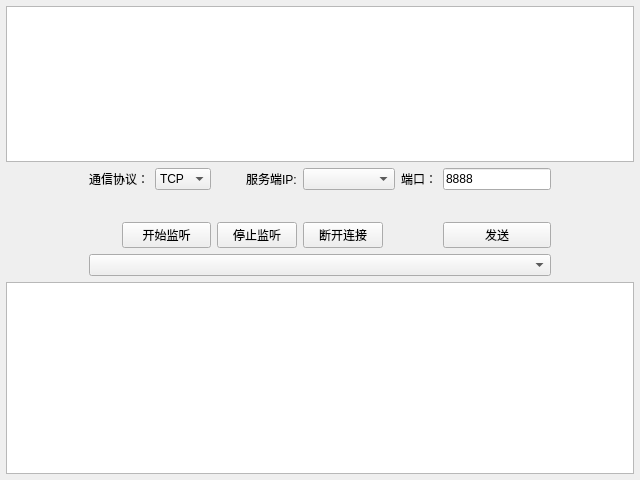
<?xml version="1.0" encoding="UTF-8"?>
<ui version="4.0">
 <class>WidgetTCPAssistantServer</class>
 <widget class="QWidget" name="WidgetTCPAssistantServer">
  <property name="geometry">
   <rect>
    <x>0</x>
    <y>0</y>
    <width>640</width>
    <height>480</height>
   </rect>
  </property>
  <property name="windowTitle">
   <string>网络调试助手-服务端  (Ithaca weili_yzzcq@163.com)</string>
  </property>
  <layout class="QGridLayout" name="gridLayout" rowstretch="6,1,1,1,1,0">
   <property name="leftMargin">
    <number>6</number>
   </property>
   <property name="topMargin">
    <number>6</number>
   </property>
   <property name="rightMargin">
    <number>6</number>
   </property>
   <property name="bottomMargin">
    <number>6</number>
   </property>
   <property name="spacing">
    <number>6</number>
   </property>
   <item row="1" column="0">
    <spacer name="horizontalSpacer">
     <property name="orientation">
      <enum>Qt::Horizontal</enum>
     </property>
     <property name="sizeHint" stdset="0">
      <size>
       <width>17</width>
       <height>20</height>
      </size>
     </property>
    </spacer>
   </item>
   <item row="1" column="10">
    <spacer name="horizontalSpacer_2">
     <property name="orientation">
      <enum>Qt::Horizontal</enum>
     </property>
     <property name="sizeHint" stdset="0">
      <size>
       <width>17</width>
       <height>20</height>
      </size>
     </property>
    </spacer>
   </item>
   <item row="3" column="7" colspan="2">
    <spacer name="horizontalSpacer_4">
     <property name="orientation">
      <enum>Qt::Horizontal</enum>
     </property>
     <property name="sizeHint" stdset="0">
      <size>
       <width>48</width>
       <height>20</height>
      </size>
     </property>
    </spacer>
   </item>
   <item row="0" column="0" colspan="11">
    <widget class="QTextEdit" name="textEdit_recv"/>
   </item>
   <item row="1" column="8">
    <widget class="QLabel" name="label_3">
     <property name="text">
      <string>端口：</string>
     </property>
    </widget>
   </item>
   <item row="3" column="0" colspan="2">
    <spacer name="horizontalSpacer_3">
     <property name="orientation">
      <enum>Qt::Horizontal</enum>
     </property>
     <property name="sizeHint" stdset="0">
      <size>
       <width>58</width>
       <height>20</height>
      </size>
     </property>
    </spacer>
   </item>
   <item row="1" column="1" colspan="2">
    <widget class="QLabel" name="label">
     <property name="text">
      <string>通信协议：</string>
     </property>
    </widget>
   </item>
   <item row="3" column="2" colspan="2">
    <widget class="QPushButton" name="btn_listen">
     <property name="text">
      <string>开始监听</string>
     </property>
    </widget>
   </item>
   <item row="3" column="6">
    <widget class="QPushButton" name="btn_disconnect">
     <property name="text">
      <string>断开连接</string>
     </property>
    </widget>
   </item>
   <item row="3" column="10">
    <spacer name="horizontalSpacer_5">
     <property name="orientation">
      <enum>Qt::Horizontal</enum>
     </property>
     <property name="sizeHint" stdset="0">
      <size>
       <width>17</width>
       <height>20</height>
      </size>
     </property>
    </spacer>
   </item>
   <item row="5" column="0" colspan="11">
    <widget class="QTextEdit" name="textEdit_send"/>
   </item>
   <item row="1" column="3">
    <widget class="QComboBox" name="comboBox_protocl">
     <item>
      <property name="text">
       <string>TCP</string>
      </property>
     </item>
     <item>
      <property name="text">
       <string>UDP</string>
      </property>
     </item>
    </widget>
   </item>
   <item row="1" column="6" colspan="2">
    <widget class="QComboBox" name="comboBox_IP"/>
   </item>
   <item row="3" column="4" colspan="2">
    <widget class="QPushButton" name="btn_stopListen">
     <property name="text">
      <string>停止监听</string>
     </property>
    </widget>
   </item>
   <item row="3" column="9">
    <widget class="QPushButton" name="btn_send">
     <property name="text">
      <string>发送</string>
     </property>
    </widget>
   </item>
   <item row="1" column="5">
    <widget class="QLabel" name="label_2">
     <property name="text">
      <string>服务端IP:</string>
     </property>
    </widget>
   </item>
   <item row="1" column="9">
    <widget class="QLineEdit" name="lineEdit_port">
     <property name="text">
      <string>8888</string>
     </property>
    </widget>
   </item>
   <item row="4" column="0">
    <spacer name="horizontalSpacer_6">
     <property name="orientation">
      <enum>Qt::Horizontal</enum>
     </property>
     <property name="sizeHint" stdset="0">
      <size>
       <width>40</width>
       <height>20</height>
      </size>
     </property>
    </spacer>
   </item>
   <item row="4" column="10">
    <spacer name="horizontalSpacer_7">
     <property name="orientation">
      <enum>Qt::Horizontal</enum>
     </property>
     <property name="sizeHint" stdset="0">
      <size>
       <width>40</width>
       <height>20</height>
      </size>
     </property>
    </spacer>
   </item>
   <item row="4" column="1" colspan="9">
    <widget class="ComboBoxRefresh" name="comboBox_clients"/>
   </item>
  </layout>
 </widget>
 <customwidgets>
  <customwidget>
   <class>ComboBoxRefresh</class>
   <extends>QComboBox</extends>
   <header>ComboBoxRefresh.h</header>
  </customwidget>
 </customwidgets>
 <resources/>
 <connections/>
</ui>
